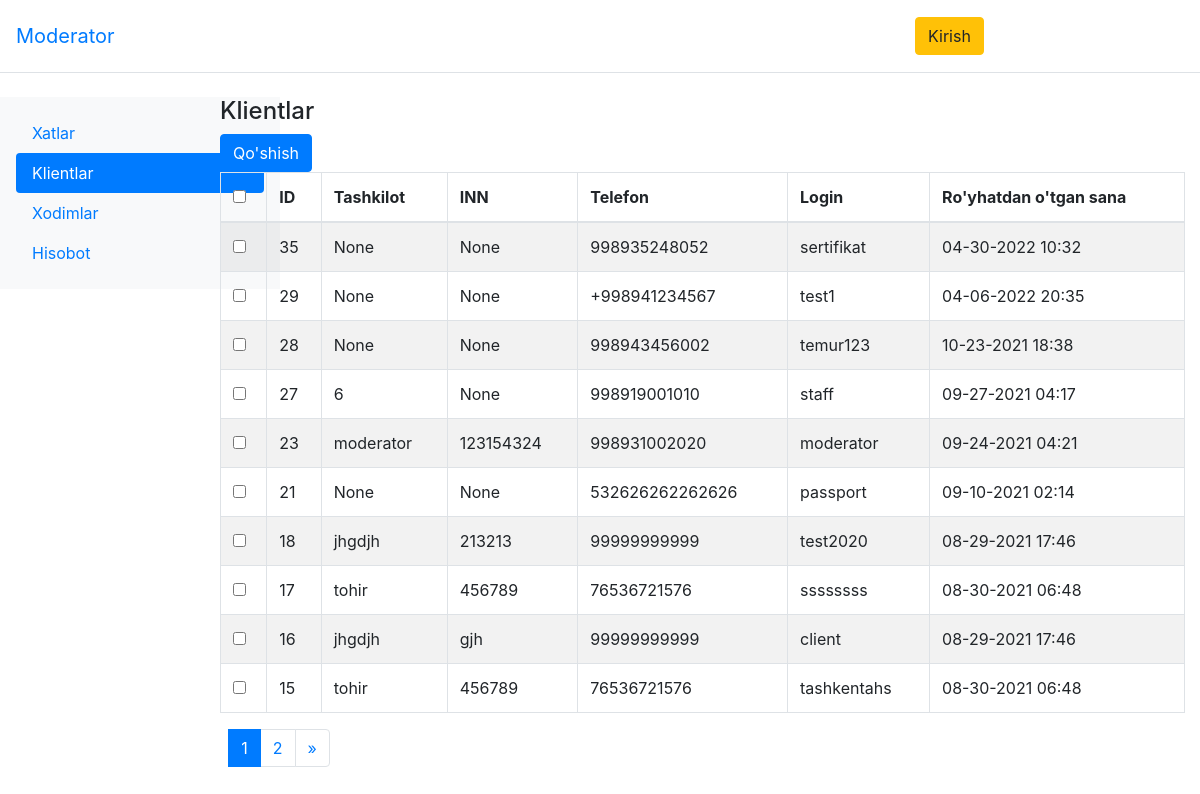
The page /mod/client on the database its author committed.
### app/models.py (models this page shows, shortened)
class Staff(AbstractUser):
    STAFF = 'staff'
    CLIENT = 'client'
    ADMIN = 'admin'
    MODERATOR = 'moderator'
    ROLE = (
        (STAFF, 'Xodim'),  # kuryer
        (CLIENT, 'Klient'),  # xat yoza oladigan odam
        (ADMIN, 'Admin'),  # eng katta admin
        (MODERATOR, 'Moderator'),  # filialdagi admin
    )
    branch = ForeignKey("self", SET_NULL, blank=True, null=True, verbose_name='Filial')
    region = ForeignKey("app.Region", SET_NULL, null=True, blank=True, verbose_name='Viloyat')
    district = ForeignKey("app.District", SET_NULL, null=True, blank=True, verbose_name='Tuman')
    name = CharField(max_length=255, verbose_name='FIO')
    company = CharField(max_length=255, blank=True, null=True, verbose_name='Kompaniya')
    inn = CharField(max_length=100, blank=True, null=True, validators=[validate_integer], verbose_name='INN')
    phone = CharField(max_length=15, null=True, blank=True, verbose_name='Telefon')
    address = CharField(max_length=255, blank=True, null=True, verbose_name='Manzil')
    role = CharField(max_length=15, choices=ROLE, blank=True, null=True)
    passport_number = CharField(max_length=9, blank=True, null=True, verbose_name='Pasport seriyasi')
    passport_give_date = DateField(blank=True, null=True, verbose_name='Berilgan sana')
    given_by_whom = CharField(max_length=255, blank=True, null=True, verbose_name='Kim tomonidan berilgan')
    mfo = CharField(max_length=255, blank=True, null=True, verbose_name='MFO')
    r_s = CharField(max_length=255, blank=True, null=True, verbose_name='R/s')
    bank = CharField(max_length=255, blank=True, null=True)

### app/views/moderator.py (the view)
# urls.py: path('mod/client', mod.moderator_client, name='mod_client_page'),
@permission_classes((IsModeratorMixin,))
def moderator_client(request):
    staff_queryset = Staff.objects.order_by('-id')
    page = request.GET.get('page', 1)
    paginator = Paginator(staff_queryset, 10)
    try:
        staff_queryset = paginator.page(page)
    except PageNotAnInteger:
        staff_queryset = paginator.page(1)
    except EmptyPage:
        staff_queryset = paginator.page(paginator.num_pages)
    context = {
        'clients': staff_queryset,
    }
    return render(request, 'app/moderator/client.html', context)

### templates/app/moderator/client.html (shortened to what this page needs)
{% extends 'app/moderator/base.html' %}
{% load static %}
{% block content %}
    <div class="col-md-12">
        <h4>Klientlar</h4>
        <span>
            <a href="{% url 'mod_create_client_page' %}" class="btn btn-primary">Qo'shish</a>
        </span>
        <div class="table-responsive">
            <table id="bootstrapdatatable" class="table table-striped table-bordered" width="100%">
                <thead>
                <th><input type="checkbox" id="checkall"/></th>
                <th>ID</th>
                <th>Tashkilot</th>
                <th>INN</th>
                <th>Telefon</th>
                <th>Login</th>
                <th>Ro'yhatdan o'tgan sana</th>
                </thead>
                <tbody>
                {% for client in clients %}
                    <tr>
                        <td>
                            <input type="checkbox" class="checkthis"/>
                        </td>
                        <td>{{ client.id }}</td>
                        <td>{{ client.company }}</td>
                        <td>{{ client.inn }}</td>
                        <td>{{ client.phone }}</td>
                        <td>{{ client.username }}</td>
                        <td>{{ client.date_joined|date:"m-d-Y H:i" }}</td>
                    </tr>
                {% endfor %}
                </tbody>
            </table>
        </div>
        {% if clients.has_other_pages %}
            <ul class="pagination">
                {% if clients.has_previous %}
                    <li class="page-item"><a class="page-link"
                                             href="?page={{ clients.previous_page_number }}">&laquo;</a></li>
                {% else %}
                    <li class="page-item disabled" style="color: transparent !important;"><span>&laquo;</span></li>
                {% endif %}
                {% for i in clients.paginator.page_range %}
                    {% if clients.number == i %}
                        <li class="page-item active">
                            <span class="page-link">{{ i }}
                            </span>
                        </li>
                    {% else %}
                        <li class="page-item"><a class="page-link" href="?page={{ i }}">{{ i }}</a></li>
                    {% endif %}
                {% endfor %}
                {% if clients.has_next %}
                    <li class="page-item"><a class="page-link" href="?page={{ clients.next_page_number }}">&raquo;</a>
                    </li>
                {% else %}
                    <li class="page-item disabled" style="color: transparent !important;"><span>&raquo;</span></li>
                {% endif %}
            </ul>
        {% endif %}
    </div>
{% endblock %}

### rows shown on the page
Staff: id "35", company "None", inn "None", phone "998935248052", username "sertifikat", date_joined "04-30-2022 10:32"
Staff: id "29", company "None", inn "None", phone "+998941234567", username "test1", date_joined "04-06-2022 20:35"
Staff: id "28", company "None", inn "None", phone "998943456002", username "temur123", date_joined "10-23-2021 18:38"
Staff: id "27", company "6", inn "None", phone "998919001010", username "staff", date_joined "09-27-2021 04:17"
Staff: id "23", company "moderator", inn "123154324", phone "998931002020", username "moderator", date_joined "09-24-2021 04:21"
Staff: id "21", company "None", inn "None", phone "532626262262626", username "passport", date_joined "09-10-2021 02:14"
Staff: id "18", company "jhgdjh", inn "213213", phone "99999999999", username "test2020", date_joined "08-29-2021 17:46"
Staff: id "17", company "tohir", inn "456789", phone "76536721576", username "ssssssss", date_joined "08-30-2021 06:48"
Staff: id "16", company "jhgdjh", inn "gjh", phone "99999999999", username "client", date_joined "08-29-2021 17:46"
Staff: id "15", company "tohir", inn "456789", phone "76536721576", username "tashkentahs", date_joined "08-30-2021 06:48"

### other values the page prints
{{ i }} "1"
{{ i }} "2"
